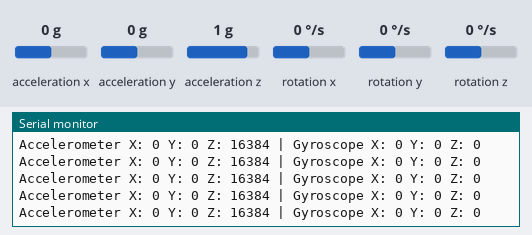
The sketch below on a simulated Arduino Uno, built with avr-gcc and run on an emulated ATmega328P. On the bench: the last lines printed to the serial monitor. The test bench sets the inputs (shaded band); at power-on: acceleration x 0 g, acceleration z 1 g, acceleration y 0 g, rotation x 0 °/s, rotation y 0 °/s, rotation z 0 °/s.

Above: at 1.2 s.
1.3 s: acceleration x set to -1.4 g
At 1.39 s:
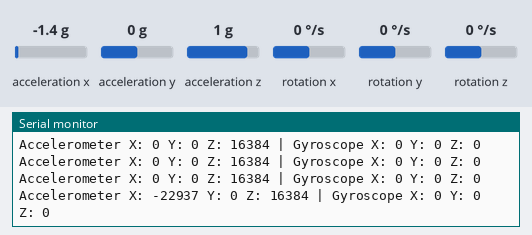
2.8 s: acceleration z set to 0 g
At 2.86 s:
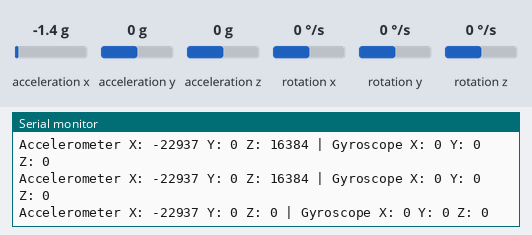
5.8 s: acceleration y set to -1.4 g
At 5.9 s:
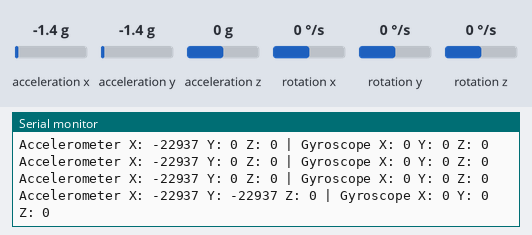
8.8 s: rotation x set to -192 °/s
At 8.98 s:
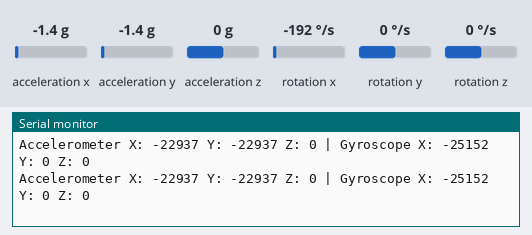
11.8 s: rotation y set to -192 °/s
At 11.98 s:
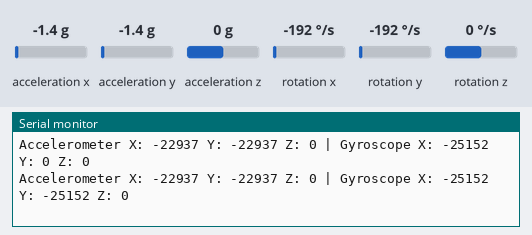
14.8 s: rotation z set to 100 °/s
At 15.01 s:
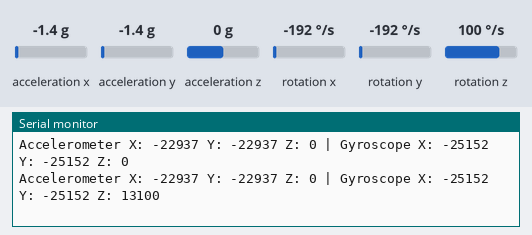

Measured:
- after the input at 1.3 s, the serial monitor: prints a new line after 0.08 s (image 1)
- after the input at 2.8 s, the serial monitor: prints a new line after 0.05 s (image 2)
- after the input at 5.8 s, the serial monitor: prints a new line after 0.10 s (image 3)
- after the input at 8.8 s, the serial monitor: prints a new line after 0.06 s (image 4)
- after the input at 11.8 s, the serial monitor: prints a new line after 0.07 s (image 5)
- after the input at 14.8 s, the serial monitor: prints a new line after 0.10 s (image 6)

The sketch:

ARDUINOTOUSE.ino
```cpp
#include <Wire.h>
#include <MPU6050.h>

MPU6050 mpu;

void setup() {
  Serial.begin(9600);
  Wire.begin();
  mpu.initialize();


  if (mpu.testConnection()) {
    Serial.println("MPU6050 is connected.");
  } else {
    Serial.println("MPU6050 connection failed!");
  }
}

void loop() {

  int16_t ax, ay, az, gx, gy, gz;


  mpu.getAcceleration(&ax, &ay, &az);
  mpu.getRotation(&gx, &gy, &gz);


  Serial.print("Accelerometer X: ");
  Serial.print(ax);
  Serial.print(" Y: ");
  Serial.print(ay);
  Serial.print(" Z: ");
  Serial.print(az);

  Serial.print(" | Gyroscope X: ");
  Serial.print(gx);
  Serial.print(" Y: ");
  Serial.print(gy);
  Serial.print(" Z: ");
  Serial.println(gz);

  delay(100);
}
```
